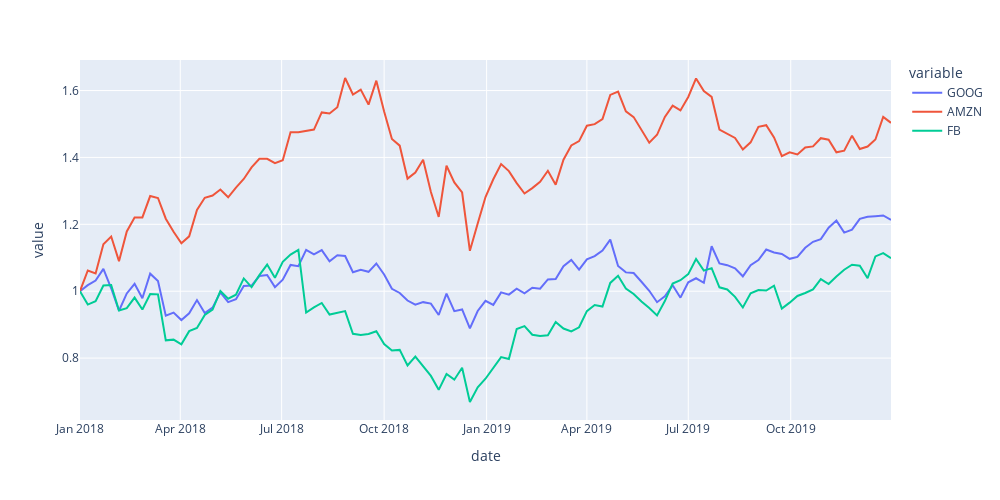

Notebook code cell kept with this figure:
### Code cell
plt.figure(figsize=(10,7))
fig =px.line(stocks,x='date',y=['GOOG','AMZN','FB'])
fig.update_layout(width=1000,height=500)
fig.show()
